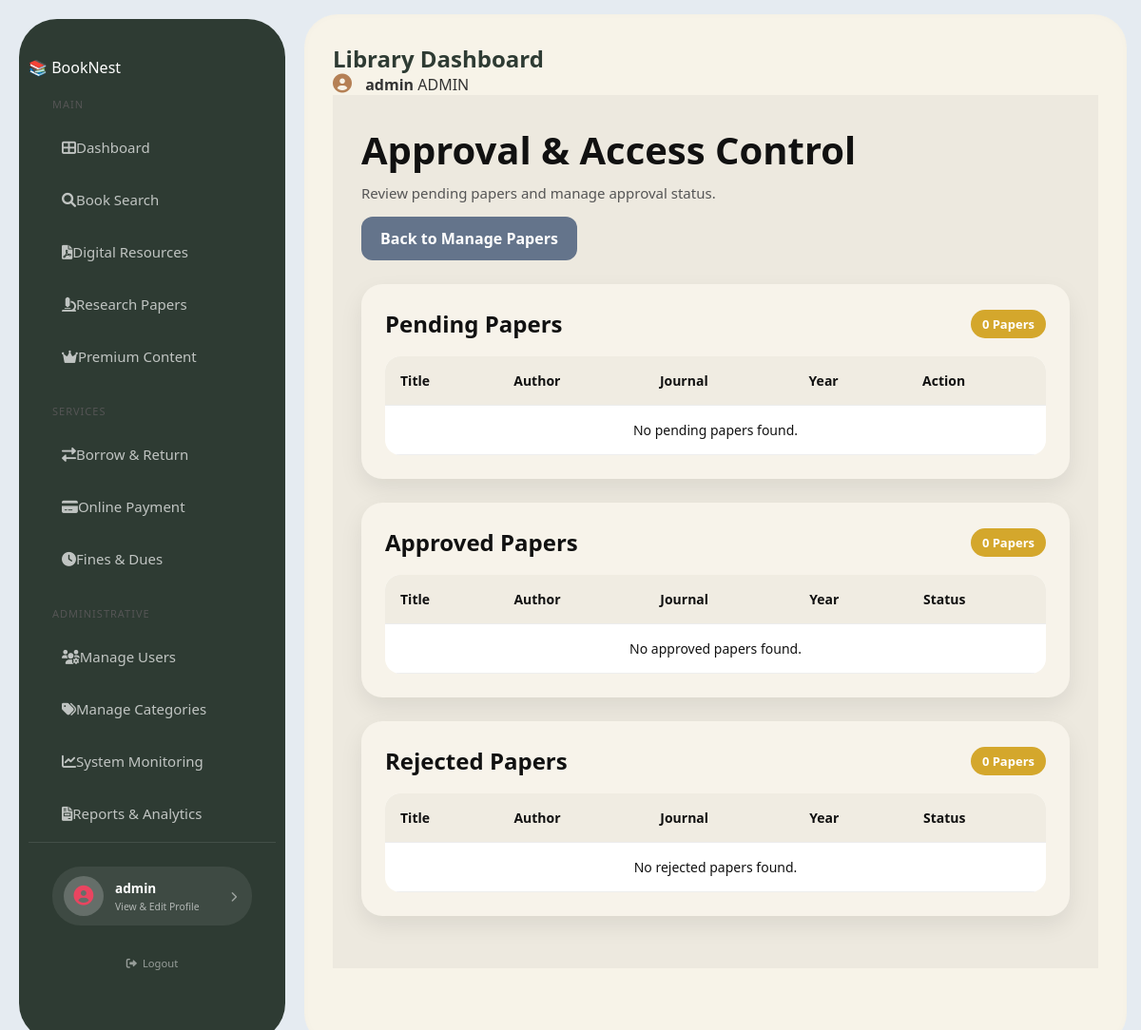
/librarian/research-papers/approval/ (signed in), run on an earlier commit of the app's database.
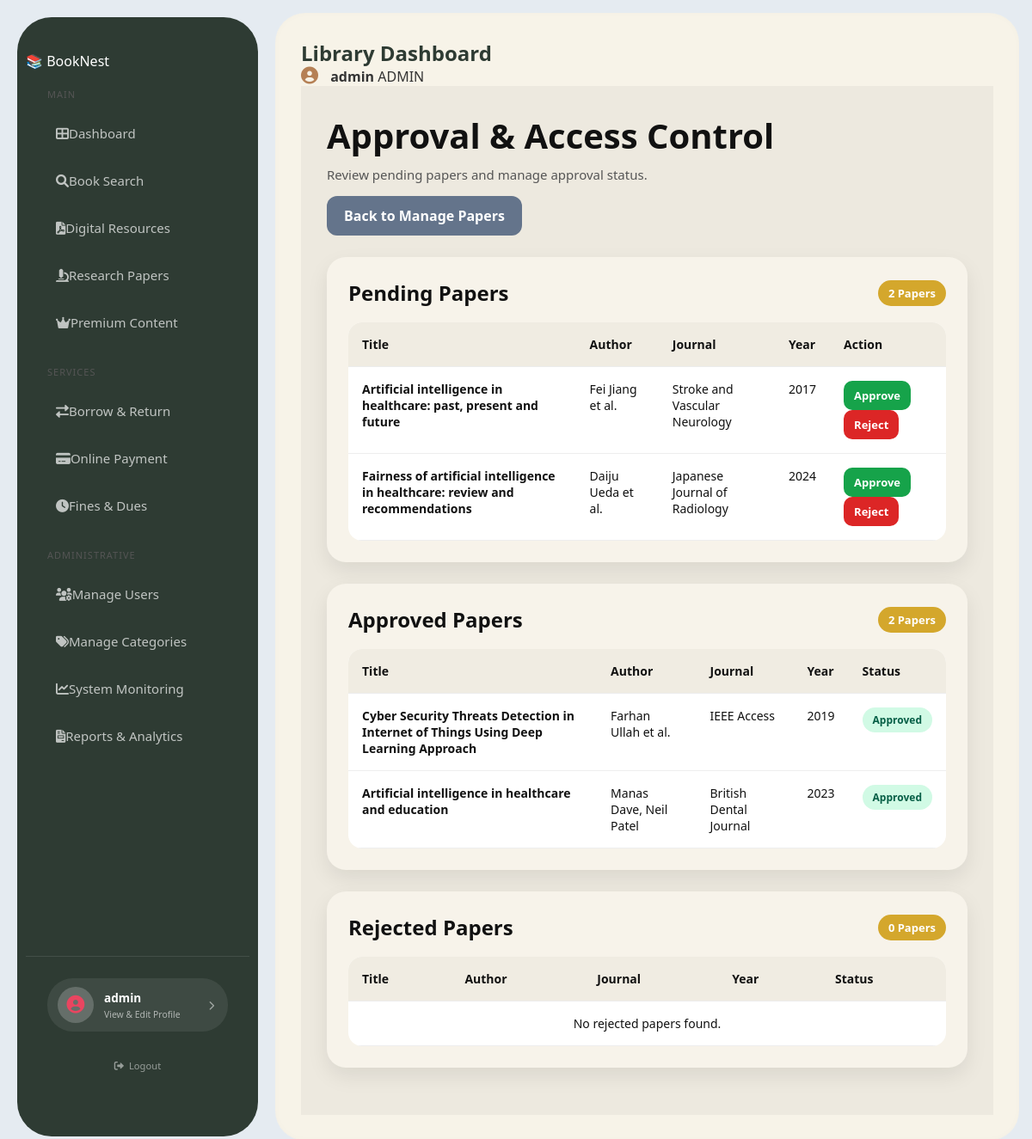
And on a later commit of the database.
### library/models.py (models this page shows, shortened)
class ResearchPaper(models.Model):
    STATUS_CHOICES = [
        ('pending', 'Pending'),
        ('approved', 'Approved'),
        ('rejected', 'Rejected'),
    ]
    title = models.CharField(max_length=200)
    author = models.CharField(max_length=200)
    journal = models.CharField(max_length=200)
    year = models.PositiveIntegerField()
    abstract = models.TextField(blank=True, null=True)
    paper_file = models.FileField(upload_to='research_papers/')
    status = models.CharField(max_length=20, choices=STATUS_CHOICES, default='pending')
    uploaded_by = models.ForeignKey(User, on_delete=models.CASCADE)
    uploaded_at = models.DateTimeField(auto_now_add=True)

### library/views.py (the view)
# urls.py: path('librarian/research-papers/approval/', views.approval_access_control, name='approval_access_control'),
@login_required
@user_passes_test(is_librarian_or_admin, login_url='/')
def approval_access_control(request):
    pending_papers = ResearchPaper.objects.filter(status='pending').order_by('-uploaded_at')
    approved_papers = ResearchPaper.objects.filter(status='approved').order_by('-uploaded_at')
    rejected_papers = ResearchPaper.objects.filter(status='rejected').order_by('-uploaded_at')
    context = {
        'pending_papers': pending_papers,
        'approved_papers': approved_papers,
        'rejected_papers': rejected_papers,
    }
    return render(request, 'library/approval_access_control.html', context)

### library/models.py (called while the page is built)
    def get_full_name(self):
        if self.first_name and self.last_name:
            return f"{self.first_name} {self.last_name}"
        return self.username

### library/views.py (called while the page is built)
def is_librarian_or_admin(user):
    return user.is_authenticated and (
        user.role in [User.LIBRARIAN, User.ADMIN] or user.is_superuser
    )

### library/templates/library/approval_access_control.html (shortened to what the changed rows need)
{% extends 'library/base.html' %}
{% block content %}
<div class="approval-page">
    <div class="approval-header">
        <div class="approval-title">
            <h1>Approval & Access Control</h1>
        </div>
    </div>
    <div class="approval-box">
        <div class="section-bar">
            <h2>Pending Papers</h2>
            <span class="count-badge">{{ pending_papers|length }} Papers</span>
        </div>
        <div class="table-wrap">
            <table class="approval-table">
                <thead>
                    <tr>
                        <th>Title</th>
                        <th>Author</th>
                        <th>Journal</th>
                        <th>Year</th>
                        <th>Action</th>
                    </tr>
                </thead>
                <tbody>
                    {% for paper in pending_papers %}
                    <tr>
                        <td><div class="paper-title">{{ paper.title }}</div></td>
                        <td>{{ paper.author }}</td>
                        <td>{{ paper.journal }}</td>
                        <td>{{ paper.year }}</td>
                        <td>
                            <a href="{% url 'approve_paper' paper.id %}" class="action-btn approve-btn">Approve</a>
                            <a href="{% url 'reject_paper' paper.id %}" class="action-btn reject-btn">Reject</a>
                        </td>
                    </tr>
                    {% empty %}
                    <tr>
                        <td colspan="5" class="empty-row">No pending papers found.</td>
                    </tr>
                    {% endfor %}
                </tbody>
            </table>
        </div>
    </div>
    <div class="approval-box">
        <div class="section-bar">
            <h2>Approved Papers</h2>
            <span class="count-badge">{{ approved_papers|length }} Papers</span>
        </div>
        <div class="table-wrap">
            <table class="approval-table">
                <thead>
                    <tr>
                        <th>Title</th>
                        <th>Author</th>
                        <th>Journal</th>
                        <th>Year</th>
                        <th>Status</th>
                    </tr>
                </thead>
                <tbody>
                    {% for paper in approved_papers %}
                    <tr>
                        <td><div class="paper-title">{{ paper.title }}</div></td>
                        <td>{{ paper.author }}</td>
                        <td>{{ paper.journal }}</td>
                        <td>{{ paper.year }}</td>
                        <td><span class="status-badge status-approved">Approved</span></td>
                    </tr>
                    {% empty %}
                    <tr>
                        <td colspan="5" class="empty-row">No approved papers found.</td>
                    </tr>
                    {% endfor %}
                </tbody>
            </table>
        </div>
    </div>
    <div class="approval-box">
        <div class="section-bar">
            <h2>Rejected Papers</h2>
        </div>
        <div class="table-wrap">
            <table class="approval-table">
                <thead>
                    <tr>
                        <th>Title</th>
                        <th>Author</th>
                        <th>Journal</th>
                        <th>Year</th>
                        <th>Status</th>
                    </tr>
                </thead>
            </table>
        </div>
    </div>
</div>
{% endblock %}

What changed in the data, as far as the page shows it:
added ResearchPaper: title "Artificial intelligence in healthcare: past, present and future", author "Fei Jiang et al.", journal "Stroke and Vascular Neurology", year "2017", shown under "Pending Papers"
added ResearchPaper: title "Fairness of artificial intelligence in healthcare: review and recommendations", author "Daiju Ueda et al.", journal "Japanese Journal of Radiology", year "2024", shown under "Pending Papers"
added ResearchPaper: title "Cyber Security Threats Detection in Internet of Things Using Deep Learning Approach", author "Farhan Ullah et al.", journal "IEEE Access", year "2019", shown under "Approved Papers"
added ResearchPaper: title "Artificial intelligence in healthcare and education", author "Manas Dave, Neil Patel", journal "British Dental Journal", year "2023", shown under "Approved Papers"
Also different on the page:
{{ pending_papers|length }}: "0" → "2"
{{ approved_papers|length }}: "0" → "2"
text no longer shown: "No pending papers found. No approved papers found."
